Frame 1 (no input): blank canvas, image omitted
Frame 60 (the mouse pressed at the canvas centre just before this capture): blank canvas, image omitted
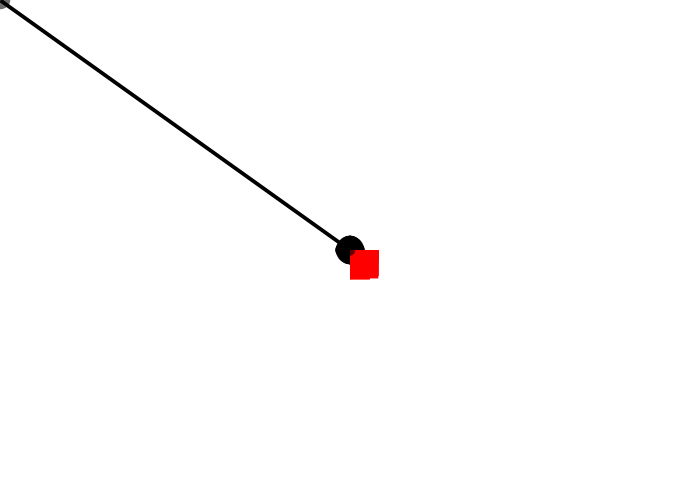
Frame 120 (the mouse held since frame 60 and released just before this capture)

The Processing sketch whose frames 1 and 60 were blank and that drew this single picture after the mouse press (run headless with seeded random() and noise(); from frame 60 on, the mouse is pressed at the canvas centre):

// Processing sketch: processing_161171
// ── processing_161171.pde

void setup(){
  size(700,500);
  background(255);
 smooth();
  frameRate(30);
}
 
void draw(){
  float r = random(6,30);
 float d = random(6,30);
 if (mousePressed){
 stroke(0);
 strokeWeight(random(.5,5.5));
strokeCap(SQUARE);
  line(mouseX,mouseY,pmouseX,pmouseY); 
  noStroke();
fill(255,0,0);
  rect(mouseX,mouseY,d,r); 
  fill(0,random(55,255));
   ellipse(pmouseX,pmouseY,r,d);
   
}
 
}
 
 
 
void keyPressed(){
 
   if(key=='z'){
  background(255);
}
   if(key=='b'){
filter(BLUR);
}
  if(key=='f'){
 frameRate(random(1,100));

}

  if (key=='s'){
float r = random(100,500);   
    
  }
  
  if (key=='c'){
background(random(0,100)); 

  }
float a = random(10,200);
  if (key=='x'){
 size(500,700);
 }
if (key=='y'){
 size(700,500);
 }

}
